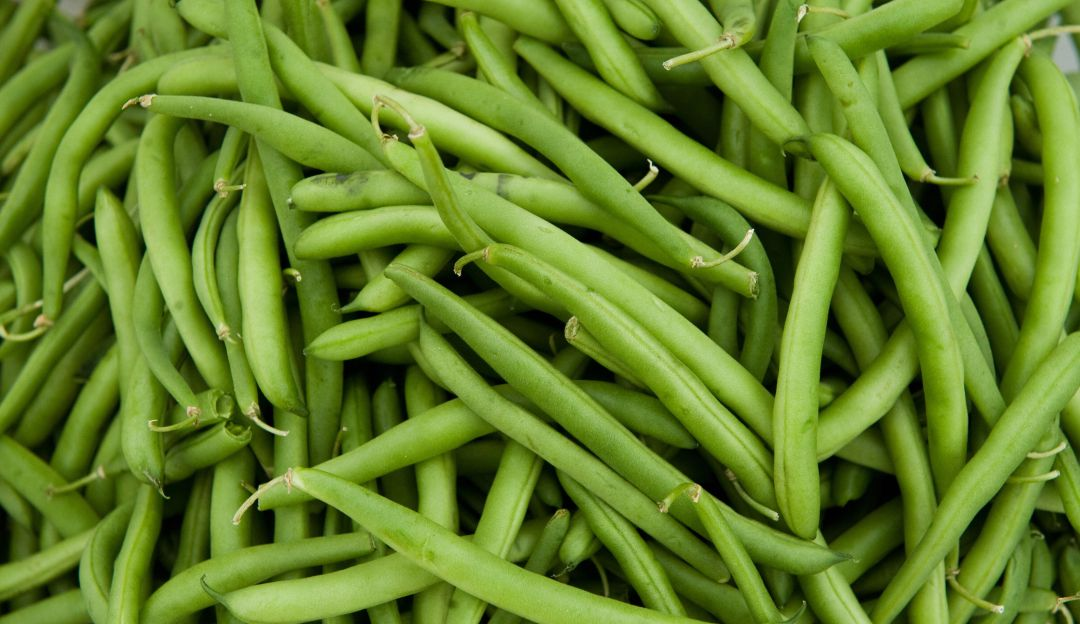
#> input picture Notebooks/habichuelas.jpg, 1080 x 624 px
$ jupyter execute --allow-errors ML_11_feature_extraction_images_audio.ipynb   (shell and % lines are left out)   (older library calls are emulated)
#> lines starting #> are read from the running program, lines starting #| are printed output that depends on the picture; after the words box and inside, x2 and y2 are one past the last pixel; in counts of white or black regions, pixels touching at a corner belong together
# Machine Learning — Notebook 11
## Extracción de Features: Imágenes y Audio

Usamos una imagen real y una grabación real.
Cambia las rutas en la celda de configuración para usar tus propios archivos.

| Dominio | Features extraídos |
|---|---|
| **Imagen** | Brillo, Histograma de color, FFT 2D, GLCM (textura), Entropía, Forma |
| **Audio** | Energía, ZCR, Espectro (FFT), MFCC |

[cell 1]
import numpy as np
import matplotlib.pyplot as plt
import cv2
import librosa
import librosa.display
from PIL import Image
from skimage.feature import graycomatrix, graycoprops
from skimage.measure import shannon_entropy, label, regionprops
from skimage.filters import threshold_otsu
import warnings; warnings.filterwarnings('ignore')

# ── Rutas ─────────────────────────────────────────────────────────
IMAGE_PATH = "habichuelas.jpg"      # cambia por tu imagen
AUDIO_PATH = "mollyroselee-falling-tree-ai-generated-431321.mp3"    # cambia por tu audio
# ──────────────────────────────────────────────────────────────────
print('Listo.')

---
## PARTE 1 — Imagen

[cell 2]
# Cargar y mostrar
img  = np.array(Image.open(IMAGE_PATH).resize((256, 256)))
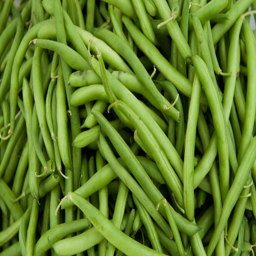
#> img: shape (256, 256, 3); mean R, G, B 99.7, 129.2, 42
gray = cv2.cvtColor(img, cv2.COLOR_RGB2GRAY)
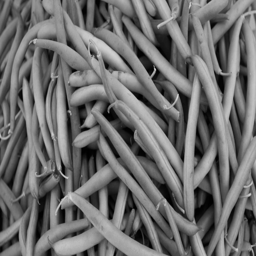
#> gray: shape (256, 256); min 0, max 218, mean 110.4

fig, axes = plt.subplots(1, 2, figsize=(10, 4))
axes[0].imshow(img)
axes[0].set_title('Imagen original (RGB)')
axes[0].axis('off')
axes[1].imshow(gray, cmap='gray')
axes[1].set_title('Escala de grises')
axes[1].axis('off')
plt.tight_layout()
plt.show()
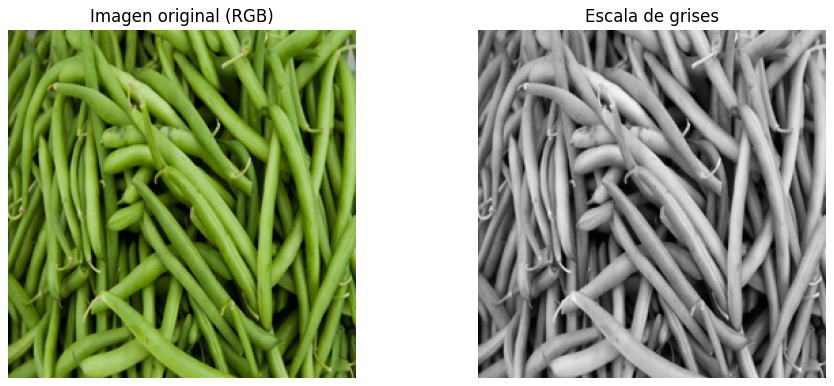
#> figure drawn by matplotlib, 2 panels

[cell 3]
# ── 1. BRILLO ────────────────────────────────────────────────────
brillo_medio = gray.mean()
#> brillo_medio = 110.4
brillo_std   = gray.std()
#> brillo_std = 49.08
print(f'Brillo medio : {brillo_medio:.2f}  (0=negro, 255=blanco)')
#| Brillo medio : 110.42  (0=negro, 255=blanco)
print(f'Desviacion   : {brillo_std:.2f}')
#| Desviacion   : 49.08

# ── 2. HISTOGRAMA DE COLOR ────────────────────────────────────────
fig, ax = plt.subplots(figsize=(8, 3))
for canal, color, nombre in zip(range(3), ['red','green','blue'], ['R','G','B']):
    hist = np.histogram(img[:,:,canal], bins=64, range=(0,256))[0]
    ax.plot(hist, color=color, label=nombre, alpha=0.8)
ax.set_xlabel('Intensidad (0-255)')
ax.set_ylabel('Cantidad de pixeles')
ax.set_title('Histograma de color RGB')
ax.legend()
plt.tight_layout()
plt.show()
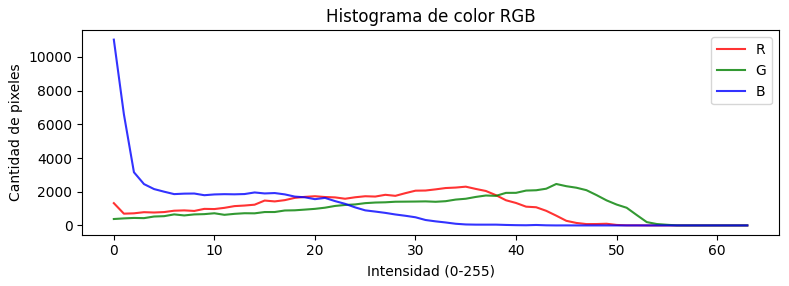
#> figure drawn by matplotlib, 1 panel; curve peaks at x = 35, y = 2301; curve peaks at x = 44, y = 2461; curve peaks at x = 0, y = 11030

[cell 4]
# ── 3. FFT 2D (Transformada de Fourier) ──────────────────────────
# Centro del espectro = bajas frecuencias (formas generales)
# Bordes del espectro = altas frecuencias (bordes finos, textura)

fft_shift = np.fft.fftshift(np.fft.fft2(gray.astype(np.float32)))
espectro  = np.log1p(np.abs(fft_shift))
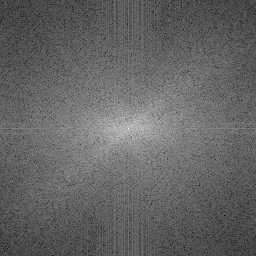
#> espectro: shape (256, 256) float64; min 1.83, max 15.79, mean 7.33; drawn with min black and max white

H, W = gray.shape
#> H = 256; W = 256
mask_baja = np.zeros((H, W), dtype=bool)
mask_baja[H//2-H//8:H//2+H//8, W//2-W//8:W//2+W//8] = True
e_baja = np.abs(fft_shift[mask_baja]).mean()
#> e_baja = 33394
e_alta = np.abs(fft_shift[~mask_baja]).mean()
#> e_alta = 2336.6

fig, axes = plt.subplots(1, 2, figsize=(10, 4))
axes[0].imshow(gray, cmap='gray')
axes[0].set_title('Imagen en gris')
axes[0].axis('off')
axes[1].imshow(espectro, cmap='inferno')
axes[1].set_title('Espectro de magnitud (FFT 2D)')
axes[1].axis('off')
plt.tight_layout()
plt.show()

print(f'Energia baja frecuencia : {e_baja:.1f}')
#| Energia baja frecuencia : 33394.0
print(f'Energia alta frecuencia : {e_alta:.1f}')
#| Energia alta frecuencia : 2336.6
print(f'Ratio alta/baja         : {e_alta/e_baja:.3f}  (mayor = mas textura/detalle)')
#| Ratio alta/baja         : 0.070  (mayor = mas textura/detalle)

[cell 5]
# ── 4. TEXTURA: GLCM ─────────────────────────────────────────────
# Mide relaciones entre pixeles vecinos
# contrast     -> que tan rugosa es la textura
# energy       -> que tan uniforme/repetitiva es
# homogeneity  -> que tan suave es la transicion entre pixeles
# correlation  -> si hay patrones lineales

glcm = graycomatrix(gray,
                    distances=[1, 2],
                    angles=[0, np.pi/4, np.pi/2, 3*np.pi/4],
                    levels=256, symmetric=True, normed=True)

contrast    = graycoprops(glcm, 'contrast').mean()
#> contrast = 611.9
energy      = graycoprops(glcm, 'energy').mean()
#> energy = 0.0112
homogeneity = graycoprops(glcm, 'homogeneity').mean()
#> homogeneity = 0.0996
correlation = graycoprops(glcm, 'correlation').mean()
#> correlation = 0.873

# ── 5. ENTROPIA ───────────────────────────────────────────────────
entropia = shannon_entropy(gray)
#> entropia = 7.52

print('=== GLCM — Features de Textura ===')
print(f'  contrast    : {contrast:.4f}   (alto = rugosa)')
#|   contrast    : 611.8503   (alto = rugosa)
print(f'  energy      : {energy:.4f}   (alto = uniforme)')
#|   energy      : 0.0112   (alto = uniforme)
print(f'  homogeneity : {homogeneity:.4f}   (alto = suave)')
#|   homogeneity : 0.0996   (alto = suave)
print(f'  correlation : {correlation:.4f}   (alto = patrones lineales)')
#|   correlation : 0.8731   (alto = patrones lineales)
print(f'  entropia    : {entropia:.4f}   (alto = mas desorden/informacion)')
#|   entropia    : 7.5171   (alto = mas desorden/informacion)

[cell 6]
# ── 6. CARACTERISTICAS DE FORMA ──────────────────────────────────
# Binarizar la imagen -> detectar regiones -> medir la mas grande

umbral   = threshold_otsu(gray)
#> umbral = 103
binaria  = gray > umbral
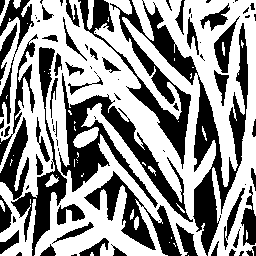
#> binaria: shape (256, 256) bool; 58.1% white; 85 black regions (38 under 20 px)
etiqueta = label(binaria)
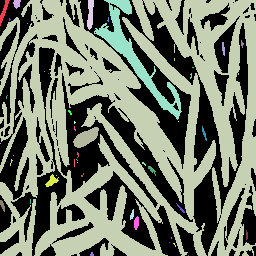
#> etiqueta: shape (256, 256) int32; 46 distinct labels, from 0 to 45; one colour per label, 0 black
regiones = regionprops(etiqueta)
#> regiones = 45 regions; largest, box (x1, y1, x2, y2) and area: (0, 0, 256, 256) 35176, (94, 0, 182, 120) 1825, (73, 127, 99, 148) 313, (87, 0, 94, 30) 150, (0, 0, 10, 26) 87
region   = max(regiones, key=lambda r: r.area)   # objeto mas grande

minr, minc, maxr, maxc = region.bbox
#> minr = 0; minc = 0; maxr = 256; maxc = 256

print('=== Caracteristicas de Forma (region mas grande) ===')
print(f'  Area                  : {region.area} px2')
#|   Area                  : 35176.0 px2
print(f'  Perimetro             : {region.perimeter:.1f} px')
#|   Perimetro             : 8926.3 px
print(f'  Aspect ratio          : {(maxc-minc)/(maxr-minr+1e-6):.3f}')
#|   Aspect ratio          : 1.000
print(f'  Extent                : {region.extent:.3f}  (area / bounding box)')
#|   Extent                : 0.537  (area / bounding box)
print(f'  Solidity              : {region.solidity:.3f}  (area / casco convexo)')
#|   Solidity              : 0.541  (area / casco convexo)
print(f'  Diametro equivalente  : {region.equivalent_diameter:.1f} px')
#|   Diametro equivalente  : 211.6 px

fig, axes = plt.subplots(1, 2, figsize=(10, 4))
axes[0].imshow(binaria, cmap='gray')
axes[0].set_title(f'Binarizada (umbral Otsu = {umbral:.0f})')
axes[0].axis('off')
axes[1].imshow(etiqueta, cmap='tab20')
axes[1].set_title(f'Regiones etiquetadas ({etiqueta.max()} objetos)')
axes[1].axis('off')
plt.tight_layout()
plt.show()

---
## PARTE 2 — Audio

#> (a cell that did not finish here is left out)

#> (a cell that did not finish here is left out)

#> (a cell that did not finish here is left out)

#> (a cell that did not finish here is left out)

---
## Funciones de extracción completa

Una función por dominio. Argumento: ruta del archivo. Salida: `pd.DataFrame` con una fila por archivo.

**Features adicionales incluidos:**

| Dominio | Feature nuevo | Qué captura |
|---|---|---|
| Imagen | Estadísticas HSV | Color en espacio perceptual (tono, saturación, brillo) |
| Imagen | Densidad de bordes (Canny) | Cuántos contornos/bordes tiene la imagen |
| Imagen | Varianza del Laplaciano | Nitidez o desenfoque |
| Imagen | LBP (Local Binary Pattern) | Textura local sin parámetros |
| Imagen | Momentos de Hu | Forma invariante a rotación y escala |
| Audio | Chroma (12) | Energía por clase de tono musical |
| Audio | Spectral rolloff | Frecuencia de corte del 85% de la energía |
| Audio | Spectral flatness | Qué tan parecido a ruido blanco es |
| Audio | Spectral contrast (7) | Diferencia picos/valles por sub-banda |
| Audio | Tonnetz (6) | Relaciones tonales y armónicas |
| Audio | MFCC delta (13) | Velocidad de cambio de los MFCC |
| Audio | Tempo | Pulsos por minuto estimados |

[cell 11]
from skimage.feature import local_binary_pattern

def extract_image_features(filepath, resize=(256, 256), n_hist_bins=16):
    """
    Extrae features de una imagen.
    Args:
        filepath : ruta al archivo de imagen (jpg, png, etc.)
        resize   : tamanio al que se reescala antes de procesar
        n_hist_bins : bins del histograma de color
    Returns:
        pd.DataFrame con 1 fila y todos los features como columnas
    """
#> called with filepath = 'habichuelas.jpg', resize = (256, 256), n_hist_bins = 16
    import pandas as pd
    feats = {'archivo': filepath}

    img  = np.array(Image.open(filepath).resize(resize))
    if img.ndim == 2:                          # imagen en gris -> convertir a RGB
        img = np.stack([img]*3, axis=2)
    if img.shape[2] == 4:                      # RGBA -> RGB
        img = img[:, :, :3]
    gray = cv2.cvtColor(img, cv2.COLOR_RGB2GRAY)

    # ── BRILLO ──────────────────────────────────────────────────────
    feats['brightness_mean'] = float(gray.mean())
    feats['brightness_std']  = float(gray.std())

    # ── ESTADISTICAS POR CANAL RGB ───────────────────────────────────
    for i, ch in enumerate(['r', 'g', 'b']):
        feats[f'{ch}_mean'] = float(img[:,:,i].mean())
        feats[f'{ch}_std']  = float(img[:,:,i].std())
#> after the loop, feats = 9 items

    # ── HISTOGRAMA DE COLOR (normalizado) ────────────────────────────
    for i, ch in enumerate(['r', 'g', 'b']):
        hist = np.histogram(img[:,:,i], bins=n_hist_bins, range=(0,256))[0]
        hist = hist / (hist.sum() + 1e-8)
        for j, v in enumerate(hist):
            feats[f'hist_{ch}_{j:02d}'] = float(v)
#> after the loop, feats = 57 items

    # ── ESTADISTICAS HSV ─────────────────────────────────────────────
    hsv = cv2.cvtColor(img, cv2.COLOR_RGB2HSV)
#> hsv: shape (256, 256, 3); mean H, S, V 41.1, 186.8, 129.2
    for i, ch in enumerate(['hue', 'sat', 'val']):
        feats[f'hsv_{ch}_mean'] = float(hsv[:,:,i].mean())
        feats[f'hsv_{ch}_std']  = float(hsv[:,:,i].std())
#> after the loop, feats = 63 items

    # ── FFT 2D: energia en alta y baja frecuencia ────────────────────
    fft = np.fft.fftshift(np.fft.fft2(gray.astype(np.float32)))
    H, W = gray.shape
#> H = 256; W = 256
    mask = np.zeros((H,W), dtype=bool)
    mask[H//2-H//8:H//2+H//8, W//2-W//8:W//2+W//8] = True
    mag = np.abs(fft)
    feats['fft_energy_low']  = float(mag[mask].mean())
    feats['fft_energy_high'] = float(mag[~mask].mean())
    feats['fft_ratio']       = float(feats['fft_energy_high'] / (feats['fft_energy_low'] + 1e-8))

    # ── GLCM: textura ────────────────────────────────────────────────
    glcm = graycomatrix(gray, distances=[1,2],
                        angles=[0, np.pi/4, np.pi/2, 3*np.pi/4],
                        levels=256, symmetric=True, normed=True)
    for prop in ['contrast', 'energy', 'homogeneity', 'correlation']:
        feats[f'glcm_{prop}'] = float(graycoprops(glcm, prop).mean())
#> after the loop, feats = 70 items

    # ── ENTROPIA ─────────────────────────────────────────────────────
    feats['entropy'] = float(shannon_entropy(gray))

    # ── LBP: textura local (Local Binary Pattern) ────────────────────
    lbp = local_binary_pattern(gray, P=8, R=1, method='uniform')
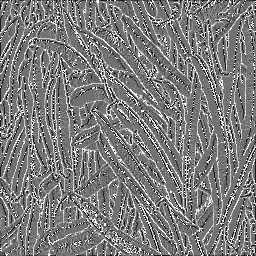
#> lbp: shape (256, 256) float64; min 0, max 9, mean 4.4; drawn with min black and max white
    lbp_hist = np.histogram(lbp, bins=10, range=(0,10))[0]
#> lbp_hist = [1613, 3500, 2175, 7633, 29496, 8130, 2563, 3760, 2559, 4107]
    lbp_hist = lbp_hist / (lbp_hist.sum() + 1e-8)
#> lbp_hist = [0.0246, 0.0534, 0.0332, 0.116, 0.45, 0.124, 0.0391, 0.0574, 0.039, 0.0627]
    for j, v in enumerate(lbp_hist):
        feats[f'lbp_{j:02d}'] = float(v)
#> this loop made 10 passes
#> v on passes 1 to 10: 0.0246, 0.0534, 0.0332, 0.116, 0.45, 0.124, 0.0391, 0.0574, 0.039, 0.0627
#> after the loop, feats = 81 items

    # ── DENSIDAD DE BORDES (Canny) ────────────────────────────────────
    bordes = cv2.Canny(gray, 50, 150)
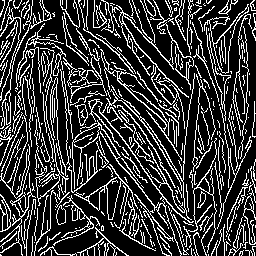
#> bordes: shape (256, 256); 22.7% white in thin lines or dots
    feats['edge_density'] = float(bordes.sum() / (255 * gray.size))

    # ── VARIANZA DEL LAPLACIANO (nitidez) ─────────────────────────────
    feats['laplacian_var'] = float(cv2.Laplacian(gray, cv2.CV_64F).var())

    # ── MOMENTOS DE HU (forma, invariantes) ──────────────────────────
    thresh = threshold_otsu(gray)
#> thresh = 103
    binary = (gray > thresh).astype(np.uint8) * 255
#> binary: shape (256, 256); 58.1% white; 85 black regions (38 under 20 px)
    moments = cv2.moments(binary)
#> moments = moments, m00 9706830, centre m10/m00, m01/m00 = (129.2, 122.4)
    hu = cv2.HuMoments(moments).flatten()
#> hu = [0.00114, 1.61e-09, 4.76e-12, 2.45e-12, 4e-24, 2.4e-17, 7.35e-24]
    for i, v in enumerate(hu):
        feats[f'hu_{i+1}'] = float(-np.sign(v) * np.log10(abs(v) + 1e-10))
#> this loop made 7 passes
#> v on passes 1 to 7: 0.00114, 1.61e-09, 4.76e-12, 2.45e-12, 4e-24, 2.4e-17, 7.35e-24
#> after the loop, feats = 90 items

    # ── FORMA: region principal ───────────────────────────────────────
    labeled  = label(gray > thresh)
    regiones = regionprops(labeled)
    if regiones:
        region = max(regiones, key=lambda r: r.area)
        minr, minc, maxr, maxc = region.bbox
#> minr = 0; minc = 0; maxr = 256; maxc = 256
        feats['shape_area']       = float(region.area)
        feats['shape_perimeter']  = float(region.perimeter)
        feats['shape_aspect']     = float((maxc-minc) / (maxr-minr+1e-6))
        feats['shape_extent']     = float(region.extent)
        feats['shape_solidity']   = float(region.solidity)
        feats['shape_eq_diam']    = float(region.equivalent_diameter)

    return pd.DataFrame([feats])


# Demo
df_img = extract_image_features(IMAGE_PATH)
#> df_img = table of 1 rows and 96 columns
print(f'Features de imagen: {df_img.shape[1]} columnas')
#| Features de imagen: 96 columnas

# Mostrar solo los no-histograma para no saturar
cols_vis = [c for c in df_img.columns if not c.startswith('hist_') and not c.startswith('lbp_')]
#> cols_vis = 38 items, first 6: 'archivo', 'brightness_mean', 'brightness_std', 'r_mean', 'r_std', 'g_mean'
df_img[cols_vis]
#> Out = table of 1 rows and 38 columns
